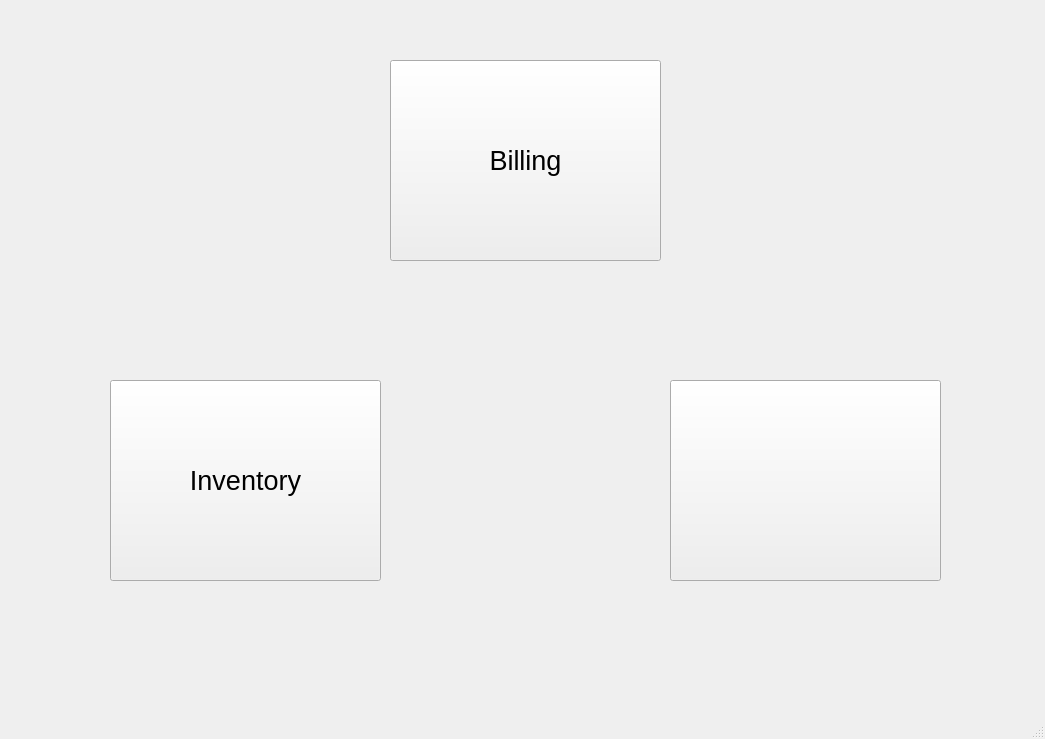
<?xml version="1.0" encoding="UTF-8"?>
<ui version="4.0">
 <class>MainWindow</class>
 <widget class="QMainWindow" name="MainWindow">
  <property name="geometry">
   <rect>
    <x>0</x>
    <y>0</y>
    <width>1045</width>
    <height>739</height>
   </rect>
  </property>
  <property name="windowTitle">
   <string>MainWindow</string>
  </property>
  <widget class="QWidget" name="centralwidget">
   <widget class="QPushButton" name="billing">
    <property name="geometry">
     <rect>
      <x>390</x>
      <y>60</y>
      <width>271</width>
      <height>201</height>
     </rect>
    </property>
    <property name="font">
     <font>
      <pointsize>20</pointsize>
      <weight>50</weight>
      <bold>false</bold>
     </font>
    </property>
    <property name="text">
     <string>Billing</string>
    </property>
   </widget>
   <widget class="QPushButton" name="inventory">
    <property name="geometry">
     <rect>
      <x>110</x>
      <y>380</y>
      <width>271</width>
      <height>201</height>
     </rect>
    </property>
    <property name="font">
     <font>
      <pointsize>20</pointsize>
     </font>
    </property>
    <property name="text">
     <string>Inventory</string>
    </property>
   </widget>
   <widget class="QPushButton" name="lol">
    <property name="geometry">
     <rect>
      <x>670</x>
      <y>380</y>
      <width>271</width>
      <height>201</height>
     </rect>
    </property>
    <property name="text">
     <string/>
    </property>
   </widget>
  </widget>
  <widget class="QMenuBar" name="menubar">
   <property name="geometry">
    <rect>
     <x>0</x>
     <y>0</y>
     <width>1045</width>
     <height>22</height>
    </rect>
   </property>
  </widget>
  <widget class="QStatusBar" name="statusbar"/>
 </widget>
 <resources/>
 <connections/>
</ui>
